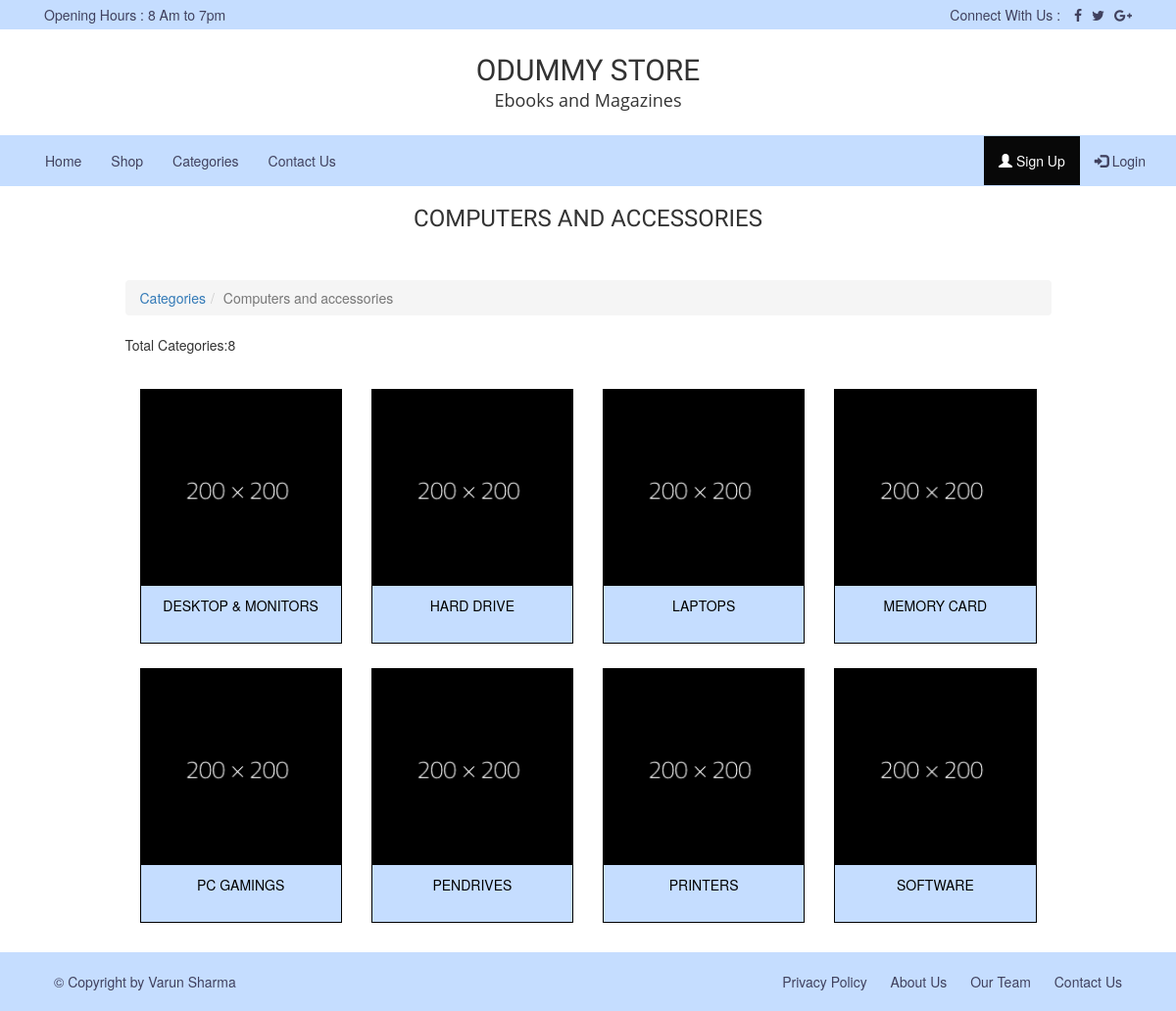
The page /category/computers-and-accessories/action/viewAll on the database its author committed.
### tables this page shows
CREATE TABLE `shop_cat` (
  `category_id` int(11) NOT NULL,
  `category_name` mediumtext NOT NULL,
  `category_description` longtext,
  `category_slug` varchar(255) DEFAULT NULL,
  `category_image` varchar(255) DEFAULT NULL,
  `parent_id` int(11) DEFAULT '0',
  `created_at` timestamp NOT NULL DEFAULT CURRENT_TIMESTAMP ON UPDATE CURRENT_TIMESTAMP,
  `updated_at` timestamp NOT NULL DEFAULT '0000-00-00 00:00:00'
);

### application/controllers/Category.php (called while the page is built, shortened)
<?php
class Category extends My_Controller{
	protected $data;
	protected $category_breads=array();
	protected $category_crumbs=array();
	protected $category_front='category/action/viewAll';
	public static $model;
	public function __construct(){
		$this->load->helper(array('form','url'));
		$this->load->library(array('form_validation','pagination','user_agent','breadcrumb'));
		$this->load->model('Category_Model');
		$this->category=new Category_Model();
		self::$model=&$this->category;
	}
	public function admincategoryData($url='category/',$segment=2,$limit_per_page=5,$where_array=array(),$sort_order=null,$order_by=null){
		$total_records=$this->category->CountCategoryTable($where_array);
		$page = ($this->uri->segment($segment)) ? $this->uri->segment($segment) : 0;
		if ($total_records > 0)
        {
			$this->data['view_data']=$this->category->CategoryTable($limit_per_page,$page,$where_array,$sort_order,$order_by);
			$config['base_url'] = base_url().$url;
			$config['total_rows'] = $total_records;
			$config['per_page'] = $limit_per_page;
			$config['uri_segment'] = $segment;
			$config['full_tag_open']='<ul class="pagination">';
			$config['full_tag_close']='</ul>';
			$config['num_tag_open'] = '<li>';
			$config['num_tag_close'] = '</li>';
			$config['cur_tag_open'] = '<li class="active"><a href="javascript:void(0);">';
			$config['cur_tag_close'] = '</a></li>';
			$config['next_tag_open'] = '<li>';
			$config['next_tag_close'] = '</li>';
			$config['prev_tag_open'] = '<li>';
			$config['prev_tag_close'] = '</li>';
			$config['first_tag_open'] = '<li>';
			$config['first_tag_close'] = '</li>';
			$config['last_tag_open'] = '<li>';
			$config['last_tag_close'] = '</li>';
			$this->pagination->initialize($config);
			$this->data['links'] = $this->pagination->create_links();
		}
		return $this->data;
	}
	protected function generateBread($where_array=array()){
		$category_data=$this->category->findCategory($where_array);
		if(!empty($category_data)){
			array_push($this->category_breads,$category_data[0]['category_name']);
		}
		return $this->category_breads;
	}
	protected function generateCrumbs($category_breads=array()){
		foreach($this->category_breads as $val){
			$category=$this->category->findCategory($where_array=array('category_name'=>$val));
			array_push($this->category_crumbs,$category[0]['category_slug']);
		}
		return $this->category_crumbs;
	}
	public function generateBreadCrumbs($where_array=array()){
		$this->category_breads=array_reverse($this->generateBread($where_array));
		$this->category_crumbs=$this->generateCrumbs($this->category_breads);
		$bread_crumbs=array_combine($this->category_crumbs,$this->category_breads);
		return $bread_crumbs;
	}
	public function storeView($parent=0){
		if($parent==null){
			$where_array=array('t1.parent_id'=>$parent);
			$url=$this->category_front;
			$segment=4;
			$this->data['category_description']=null;
			$this->data['category_name']='Categories';
			$this->breadcrumb->add('Categories', base_url('category/action/viewAll'));
		}else{
			$where=array('category_slug'=>$parent);
			if(self::categoryExists($where)==TRUE){
				$category_id=$this->category->findCategory($where=array('category_slug'=>$parent));
				$where_array=array('t1.parent_id'=>$category_id[0]['category_id']);
				$url='category/'.$parent.'/action/viewAll';
				$segment=5;
				$this->data['category_name']=$category_id[0]['category_name'];
				$this->data['category_description']=$category_id[0]['category_description'];
				$this->breadcrumb->add('Categories', base_url($this->category_front));
				$category_bread=$this->generateBreadCrumbs($where=array('category_slug'=>$parent));
				foreach($category_bread as $key=>$val){
					$category_url='category/'.$key.'/action/viewAll';
					$this->breadcrumb->add($val, base_url($category_url));
				}
			}
		}
		$this->data=$this->admincategoryData($url,$segment,$limit_per_page=10,$where_array,$sort_order='category_name',$order_by='ASC');
		$this->data['total_records']=$this->category->CountCategoryTable($where_array);
		$this->data['breadcrumb']=$this->breadcrumb->render();
		$this->data['page_title']='All Categories';
		$this->load->view($this->data['active_theme'].'/category',$this->data);
	}
	public static function categoryExists($where=array()){
		$result=self::$model->findCategory($where);
		if(!empty($result)){
			return TRUE;
		}else{
			return FALSE;
		}
	}
}
?>

### index.php (called while the page is built, shortened)
<?php
require_once BASEPATH.'core/CodeIgniter.php';

### application/models/Category_Model.php (called while the page is built, shortened)
<?php
class Category_Model extends CI_Model{
	public function CategoryTable($offest,$records,$where_array=array(),$order_col='created_at',$order_by='DESC'){
		$query=$this->db->select('t1.category_id,t1.category_slug,t1.category_description,t1.category_name,t1.created_at as created_at,t2.category_name as parent_category')
		->from('shop_cat as t1')
		->join('shop_cat as t2','t1.parent_id=t2.category_id','left')
		->where($where_array)
		->order_by($order_col,$order_by)
		->limit($offest,$records)->get()->result_array();
		return $query;
	}
	public function CountCategoryTable($where_array=array()){
		$query=$this->db->select('t1.category_id,t1.category_slug,t1.category_description,t1.category_name,t1.created_at as created_at,t2.category_name as parent_category')
		->from('shop_cat as t1')
		->join('shop_cat as t2','t1.parent_id=t2.category_id','left')
		->where($where_array)
		->get()->num_rows();
		return $query;
	}
}

### application/views/themes/ebook/category.php (the view, shortened to what this page needs)
<?php $CI =&get_instance();?>
<?php $CI->get_header();?>
<div class="main-content">
<div class="container-fluid">
	<div class="col-xs-12 col-lg-10 col-center padding-0">
<div class="col-xs-12 col-lg-12">
	<h3 class="category_heading text-center"><?=strtoupper($category_name)?></h3>
	<div class="row">
	<div class="col-xs-12 category_dis"><?=$category_description?></div>
	</div>
	<?=$breadcrumb?>
	<div class="row">
		<?php if(!empty($view_data)):?>
			<div class="col-sm-12 total_records">
			<?php echo "Total Categories:".$total_records.'<br>';?>
			</div>
		<?php endif;?>
		<div class="col-sm-12">
<?php if(!empty($view_data)):?>
<?php foreach($view_data as $view_cat){?>
	<div class="col-xs-12 col-sm-3 col-lg-3 pull-left category">
	<div class="category_image"><img src="<?php echo base_url('uploads/category/default/fff.png');?>"></div>
	<div class="category_name">
		<a href="<?php echo base_url('category/').$view_cat['category_slug'].'/action/viewAll';?>"><?=ucfirst($view_cat['category_name'])?></a>
	</div>
	</div>
<?php } ?>
<?php else:?>
<p>No category can match your criteria</p>
<?php endif;?>
<?php if (isset($links)) { ?>
	<div class="col-xs-12 pull-left page_links text-center">
	</div>
            <?php } ?>
					</div>
</div>
</div>
</div>
</div>
</div>
<?php $CI->get_footer();?>

### application/libraries/Breadcrumb.php (shortened to what this page needs)
<?php if ( ! defined('BASEPATH')) exit('No direct script access allowed');
class Breadcrumb {
	private $breadcrumbs = array();
	private $tags = array();
	function __construct()
	{
		$this->tags['open'] = "<ol class='breadcrumb'>";
		$this->tags['close'] = "</ol>";
	}
	function add($title, $href){
		$this->breadcrumbs[] = array('title' => $title, 'href' => $href);
	}
	function render(){
		if(!empty($this->tags['open'])){
			$output = $this->tags['open'];
		}else{
			$output = '<ol class="breadcrumb">';
		}
		$count = count($this->breadcrumbs)-1;
		foreach($this->breadcrumbs as $index => $breadcrumb){
			if($index == $count){
				$output .= '<li class="active">';
				$output .= $breadcrumb['title'];
				$output .= '</li>';
			}else{
				$output .= '<li>';
				$output .= '<a href="'.$breadcrumb['href'].'">';
				$output .= $breadcrumb['title'];
				$output .= '</a>';
				$output .= '</li>';
			}
		}
		if(!empty($this->tags['open'])){
			$output .= $this->tags['close'];
		}else{
			$output .= "</ol>";
		}
		return $output;
	}
}

### application/views/themes/ebook/header.php (shortened to what this page needs)
<!DOCTYPE html>
<html>
<head>
	<link rel="stylesheet" href="<?=$js_path?>bootstrap.min.css">
	<link rel="stylesheet" href="<?=$fontawesome_path?>css/font-awesome.min.css">
	 <link rel="stylesheet" href="<?=$bootstrap_path?>css/jquery-ui.css">
	<?php $CI=&get_instance(); ?>
	<?php echo $CI->loadCss();?>
</head>
<body class="signup page">
<header class="header">
	<section id="topbar">
		<div class="container">
				<div class="col-sm-6 text-xs-center text-sm-left text-md-left text-lg-left">
					Opening Hours : 8 Am to 7pm
				</div>
				<div class="col-sm-6 text-xs-center text-sm-right text-md-right text-lg-right social">
					Connect With Us : <i class="fa fa-facebook"></i><i class="fa fa-twitter"></i><i class="fa fa-google-plus"></i>
				</div>
		</div>
	</section>
	<section id="logo">
		<div class="container">
			<div class="row">
				<div class="col-sm-12 small text-center">
					<h2>ODUMMY STORE</h2>
					<h4>Ebooks and Magazines</h4>
				</div>
			</div>
		</div>
	</section>
	<section id="main-nav">
		<div class="container">
			 <nav class="navbar navbar-inverse">
				<div class="collapse navbar-collapse" id="myNavbar">
				  <ul class="nav navbar-nav">
					<li><a href="#">Home</a></li>
					<li><a href="#">Shop</a></li>
					<li><a href="<?php echo base_url('category/action/viewAll');?>">Categories</a></li>
					<li><a href="#">Contact Us</a></li>
				  </ul>
				  <ul class="nav navbar-nav navbar-right">
					<li class="active"><a href="http://localhost/book_manage_html/front_html/signup.html"><span class="glyphicon glyphicon-user"></span> Sign Up</a></li>
					<li><a href="http://localhost/book_manage/login"><span class="glyphicon glyphicon-log-in"></span> Login</a></li>
				  </ul>
				</div>
			</nav>
		</div>
	</section>
</header>

### application/core/My_Controller.php (shortened to what this page needs)
<?php
Class My_Controller extends CI_Controller{
  protected $css_file;
  protected $data;
  public function __construct(){
    $this->load->helper('url');
    $this->css_file=array();
    $this->data['theme_folder']=$this->config->item('theme_folder');
    $this->data['active_theme']=$this->data['theme_folder'].'/'.$this->config->item('active_theme');
    $this->data['custom_css_path']=$this->config->base_url().$this->config->item('custom_css_path');
    $this->data['custom_js_path']=$this->config->base_url().$this->config->item('custom_js_path');
    $this->data['fontawesome_path']=$this->config->base_url().$this->config->item('fontawesome_path');
    $this->data['bootstrap_path']=$this->config->base_url().$this->config->item('bootstrap_path');
    $this->data['js_path']=$this->config->base_url().$this->config->item('js_path');
  }
  public function get_header(){
    $this->load->view($this->data['active_theme'].'/header',$this->data);
  }
  public function get_footer(){
    $this->load->view($this->data['active_theme'].'/footer',$this->data);
  }
  public function addCss(string $css,string $type='internal'){
    if($type=='internal'){
        $css=$this->data['css_path'].$css;
    }elseif($type=='custom'){
        $css=$this->data['custom_css_path'].$css;
    }
    array_push($this->css_file,$css);
  }
  public function loadCss($html=null){
    if(!empty($this->css_file)){
      foreach($this->css_file as $val){
        $html.='<link rel="stylesheet" href="'.$val.'">';
      }
    }
    return $html;
  }
}
?>

### application/views/themes/ebook/footer.php (shortened to what this page needs)
<footer class="site-footer container-fluid">
		<div class="row">
			<div class="container">
				<div class="col-sm-6">
					<div class="copyright">
					&copy; Copyright by <a href="mailto:sharma.varun76@yahoo.in">Varun Sharma</a>
				</div>
				</div>
				<div class="col-sm-6">
					<ul class="footer-links">
					<li><a href="<?=base_url()?>privacy-policy">Privacy Policy</a></li>
					<li><a href="<?=base_url()?>about-us">About Us</a></li>
					<li><a href="<?=base_url()?>our-team">Our Team</a></li>
					<li><a href="<?=base_url()?>contact-us">Contact Us</a></li>
					</ul>
				</div>
			</div>
		</div>
	</footer>
</body>
</html>
</html>

### assets/custom/css/signup.css (style rules this page uses)
#topbar { background: #c5ddff;color:#40415e; padding:5px 0; }
.social .fa { margin-left: 10px; }
#logo h2 { font-family: 'Berkshire Swash', cursive; margin:5px 0; }
#logo { padding: 20px 0; }
#logo h4 { margin:5px 0; font-family:'Open Sans',sans serif; }
#main-nav { background:#c5ddff; }
#myNavbar { padding:0; }
.navbar-inverse .navbar-nav > li > a { color:#40415e; }
.navbar { background:transparent; margin-bottom:0;border-color: #c5ddff; }
.site-footer { background:#c5ddff; color:#40415e; padding-top:10px; padding-bottom:10px; }
.site-footer a { color:#40415e; }
.text-xs-center { text-align: center !important; }
@media (min-width: 768px) { .text-sm-left { text-align: left !important; } }
@media (min-width: 768px) { .text-sm-right { text-align: right !important; } }
@media (min-width: 992px) { .text-md-left { text-align: left !important; } }
@media (min-width: 992px) { .text-md-right { text-align: right !important; } }
@media (min-width: 1200px) { .text-lg-left { text-align: left !important; } }
@media (min-width: 1200px) { .text-lg-right { text-align: right !important; } }
.main-content { padding:20px 0; }
.col-center { float: none; margin: 0 auto; display: table; }
.padding-0 { padding:0; }
.h1, .h2, .h3, h1, h2, h3 { margin-top: 10px; margin-bottom: 10px; }
@media only screen and (max-width: 760px),
(min-device-width: 768px) and (max-device-width: 1024px) { .main-content { padding: 10px 0; } }
.footer-links { float: right; padding: 0; list-style: none; margin: 0; }
.footer-links li { display: inline-block; padding: 10px; }
.copyright { padding:10px; }
.category { margin-top: 25px; }
.category_image img { width:100%; }
.category_name { padding: 10px 10px; border: 1px solid #000; background: #c5ddff; min-height: 60px; text-align: center; max-height: 60px; }
.category_name a { color: #000; font-weight: 100; text-decoration: none; text-transform: uppercase; }
.category_image { max-height: 200px; overflow: hidden; }
.page_links { padding-top: 10px; padding-bottom: 10px; font-size: 15px; }
.total_records { margin-bottom:10px; }
.breadcrumb { margin-top: 20px; }
.category_heading { font-family:'Berkshire Swash', cursive; }
.category_dis { padding: 10px 20px; font-size: 15px; text-align: justify; }

### rows shown on the page
shop_cat: category_name "DESKTOP & MONITORS"
shop_cat: category_name "HARD DRIVE"
shop_cat: category_name "LAPTOPS"
shop_cat: category_name "MEMORY CARD"
shop_cat: category_name "PC GAMINGS"
shop_cat: category_name "PENDRIVES"
shop_cat: category_name "PRINTERS"
shop_cat: category_name "SOFTWARE"

### other values the page prints
$category_name "COMPUTERS AND ACCESSORIES"
$total_records "8"
